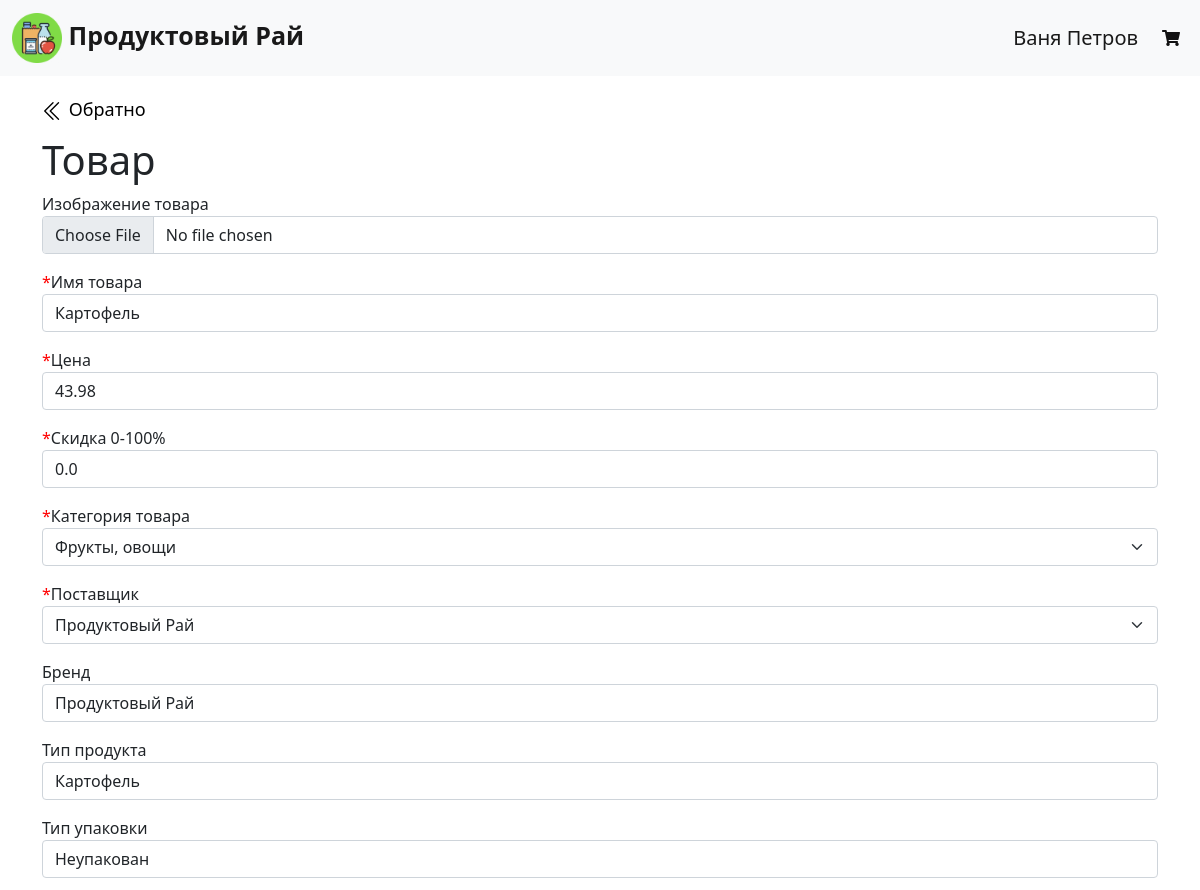
Page /update_product/2 (signed in, upper part) on the earlier database version.
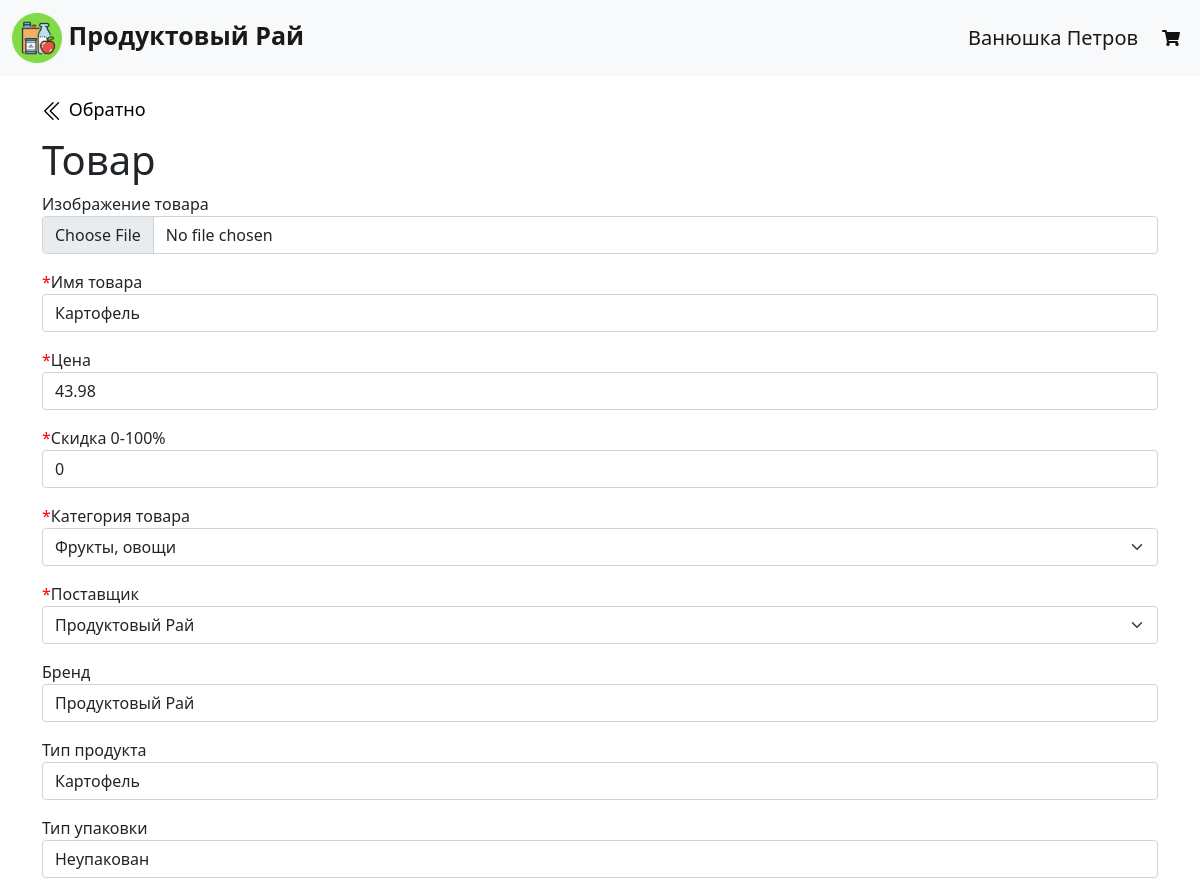
Same page on the later database version.
### data/users.py (models this page shows, shortened)
class User(SqlAlchemyBase, UserMixin, SerializerMixin):
    __tablename__ = 'users'
    id = sqlalchemy.Column(sqlalchemy.Integer, primary_key=True,
                           autoincrement=True)
    surname = sqlalchemy.Column(sqlalchemy.String, nullable=True)
    name = sqlalchemy.Column(sqlalchemy.String, nullable=True)
    items_list = sqlalchemy.Column(sqlalchemy.String, nullable=True)
    mobile_phone = sqlalchemy.Column(
        sqlalchemy.String, index=True, unique=True, nullable=True
    )
    hashed_password = sqlalchemy.Column(sqlalchemy.String, nullable=True)
    orders = orm.relationship('Order', back_populates='user')

### data/items.py (models this page shows)
class Item(SqlAlchemyBase, SerializerMixin):
    __tablename__ = 'items'
    id = sqlalchemy.Column(sqlalchemy.Integer, primary_key=True,
                           autoincrement=True)
    name = sqlalchemy.Column(sqlalchemy.String, nullable=True)
    price = sqlalchemy.Column(sqlalchemy.Float, nullable=True)
    discount = sqlalchemy.Column(sqlalchemy.Float, nullable=True)
    supplier = sqlalchemy.Column(sqlalchemy.Integer,
                                 sqlalchemy.ForeignKey('suppliers.id'))
    category = sqlalchemy.Column(sqlalchemy.Integer,
                                 sqlalchemy.ForeignKey('categories.id'))
    brand = sqlalchemy.Column(sqlalchemy.String, nullable=True)
    type = sqlalchemy.Column(sqlalchemy.String, nullable=True)
    type_of_packing = sqlalchemy.Column(sqlalchemy.String, nullable=True)
    width = sqlalchemy.Column(sqlalchemy.String, nullable=True)
    height = sqlalchemy.Column(sqlalchemy.String, nullable=True)
    depth = sqlalchemy.Column(sqlalchemy.String, nullable=True)
    weight = sqlalchemy.Column(sqlalchemy.String, nullable=True)
    capacity = sqlalchemy.Column(sqlalchemy.String, nullable=True)
    min_temp = sqlalchemy.Column(sqlalchemy.String, nullable=True)
    max_temp = sqlalchemy.Column(sqlalchemy.String, nullable=True)
    expiration_date = sqlalchemy.Column(sqlalchemy.String, nullable=True)
    calories = sqlalchemy.Column(sqlalchemy.String, nullable=True)
    squirrels = sqlalchemy.Column(sqlalchemy.String, nullable=True)
    fats = sqlalchemy.Column(sqlalchemy.String, nullable=True)
    carbohydrates = sqlalchemy.Column(sqlalchemy.String, nullable=True)
    description = sqlalchemy.Column(sqlalchemy.String, nullable=True)
    composition = sqlalchemy.Column(sqlalchemy.String, nullable=True)
    categories = orm.relationship('Category')
    suppliers = orm.relationship('Supplier')

### server.py (the view, shortened to what this page needs)
@app.route("/update_product/<int:item_id>", methods=['GET', 'POST'])
def update_product_page(item_id):
    session = db_session.create_session()
    suppliers_names = [
        supplier.name for supplier in session.query(Supplier).all()
    ]
    categories_names = [
        category.name for category in session.query(Category).all()
    ]
    form = AddProductForm()
    form.supplier.choices = suppliers_names
    form.category.choices = categories_names
    if request.method == "GET":
        session = db_session.create_session()
        item = session.query(Item).filter(Item.id == item_id).first()
        if item:
            form.name.data = item.name
            form.cost.data = item.price
            form.discount.data = item.discount
            form.category.data = session.query(Category).filter(
                Category.id == item.category
            ).first().name
            form.supplier.data = session.query(Supplier).filter(
                Supplier.id == item.supplier
            ).first().name
            form.brand.data = item.brand
            form.type.data = item.type
            form.type_of_packing.data = item.type_of_packing
            form.width.data = item.width
            form.height.data = item.height
            form.depth.data = item.depth
            form.weight.data = item.weight
            form.capacity.data = item.capacity
            form.min_temp.data = item.min_temp
            form.max_temp.data = item.max_temp
            form.expiration_date.data = item.expiration_date
            form.calories.data = item.calories
            form.squirrels.data = item.squirrels
            form.fats.data = item.fats
            form.carbohydrates.data = item.carbohydrates
            form.extra_information.data = item.description
            form.composition.data = item.composition
        else:
            abort(404)
    return render_template(
        'add_product.html', title='Редактирование товара',
        host_data=request.host, form=form
    )

### data/db_session.py (called while the page is built)
def create_session() -> Session:
    global __factory
    return __factory()

### server.py (called while the page is built)
@login_manager.user_loader
def load_user(user_id):
    db_sess = db_session.create_session()
    return db_sess.query(User).get(user_id)

### templates/add_product.html (shortened to what this page needs)
{% extends "base.html" %}
{% block content %}
    <div class="return-to-catalog" style="padding-top: 20px;">
        <a href="/admin">
        </a>
        <a href="/admin">Обратно</a>
    </div>
    <h1>Товар</h1>
    <form action="" method="post" enctype="multipart/form-data">
        <p>
            {{ form.product_image.label }}<br>
            {{ form.product_image(class="form-control", accept=".png") }}
        </p>
        <p>
            <span class="req-marker">*</span>{{ form.name.label }}<br>
            {{ form.name(class="form-control") }}
        </p>
        <p>
            <span class="req-marker">*</span>{{ form.cost.label }}<br>
            {{ form.cost(class="form-control") }}
        </p>
        <p>
            <span class="req-marker">*</span>{{ form.discount.label }}<br>
            {{ form.discount(class="form-control") }}
        </p>
        <p>
            <span class="req-marker">*</span>{{ form.category.label }}<br>
            {{ form.category(class="form-select") }}
        </p>
        <p>
            <span class="req-marker">*</span>{{ form.supplier.label }}<br>
            {{ form.supplier(class="form-select") }}
        </p>
        <p>
            {{ form.brand.label }}<br>
            {{ form.brand(class="form-control") }}
        </p>
        <p>
            {{ form.type.label }}<br>
            {{ form.type(class="form-control") }}
        </p>
        <p>
            {{ form.type_of_packing.label }}<br>
            {{ form.type_of_packing(class="form-control") }}
        </p>
    </form>
{% endblock %}

### templates/base.html (shortened to what this page needs)
<!doctype html>
<html lang="en">
<head>
    <link href="/static/css/normalize.css" rel="stylesheet">
    <link href="https://cdn.jsdelivr.net/npm/bootstrap@5.0.0-beta3/dist/css/bootstrap.min.css" rel="stylesheet">
	<link rel="stylesheet" href="https://use.fontawesome.com/releases/v5.15.3/css/all.css">
    <link rel="stylesheet" type="text/css" href="/static/css/style.css" />
</head>
    <body>
    <header>
        <nav class="navbar navbar-expand-sm navbar-light bg-light">
            <div class="container-fluid">
                <a class="navbar-brand" href="/"
                   style="font-size: 25px">
                    <img src="/static/img/nav_icon.png" class="nav_icon"
                         width="50px" height="50px">
                    <b>Продуктовый Рай</b>
                </a>
                <div class="collapse navbar-collapse" id="navbarSupportedContent">
                    <ul class="navbar-nav ms-auto mb-1 mb-lg-0">
                        {% if current_user.is_authenticated %}
                            <a class="navbar-brand" href="{{ '/admin' if current_user.id == 1 else '/personal_account' }}" id="{{current_user.id}}" name="current_user">{{ current_user.name }} {{ current_user.surname }}</a>
                        {% endif %}
                        <li class="nav-item">
                            {% if current_user.is_authenticated %}
                                {% if current_user.id != 1 %}
                                    <a class="nav-link" href="#" data-bs-toggle="modal" data-bs-target="#modal-cart">
                                        <i class="fas fa-shopping-cart"></i>
                                    </a>
                                {% endif %}
                            {% else %}
                                <a class="nav-link" href="/login">
                                    <i class="fas fa-shopping-cart"></i>
                                </a>
                            {% endif %}
                        </li>
                    </ul>
                </div>
            </div>
        </nav>
    </header>
    <main role="main" class="container">
        {% block content %}{% endblock %}
    </main>
    </body>
</html>

Differences in the rows shown:
changed User "Петров": name "Ваня" → "Ванюшка"
computed for Item "Картофель": discount "0.0" → "0"
